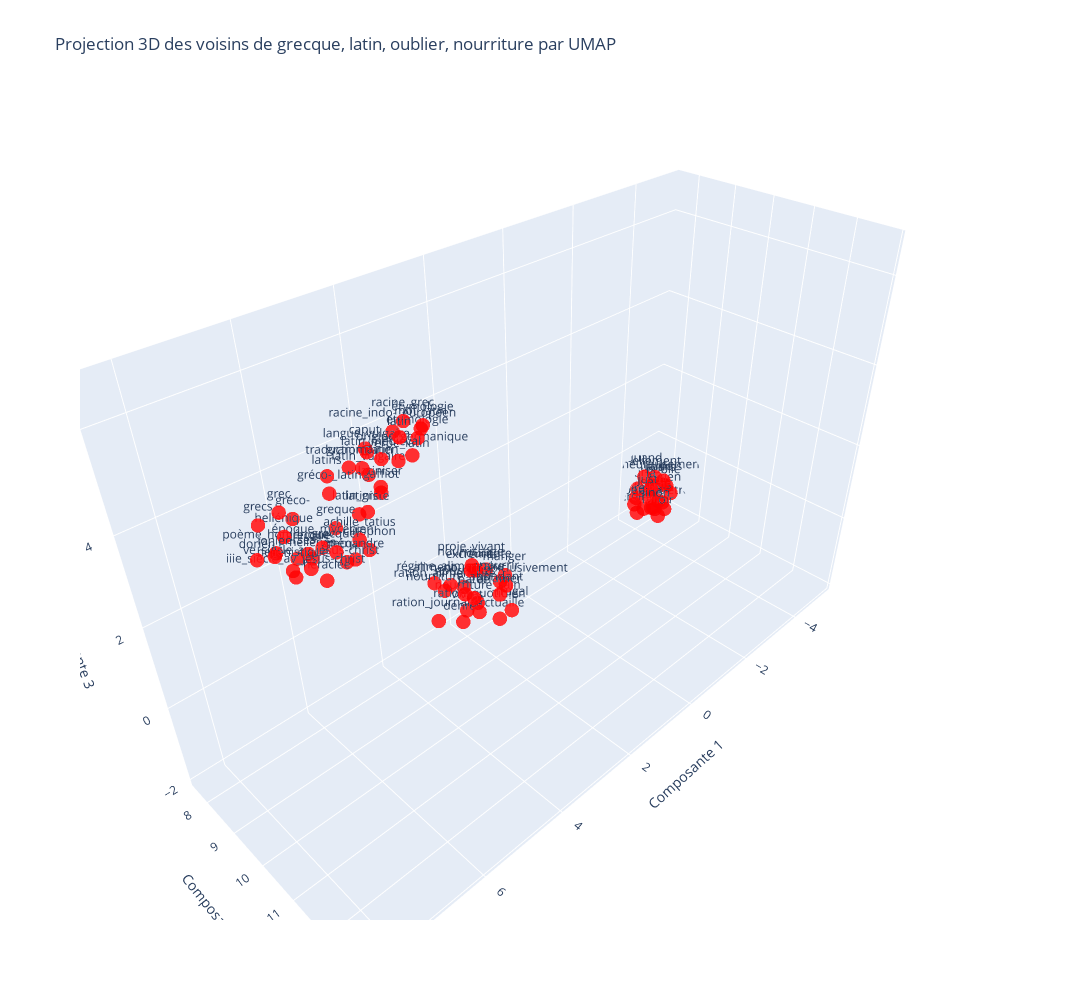

This figure's notebook cell:
### Code cell
# Question 4c
display_dimred_neighbors(model, mots, n_components=3, topn=20, method='umap', n_neighbors=10)
# obtenons un cluster plus grand pour les mots 'latin' et 'grecque' avec cette méthode. Nous pourrions considérer que celui ci forme deux sous cluster distincts.
# Par exemple des noms d'auteurs et des concepts grammaticaux
#

### Figure 1 — Plotly figure (JSON) as saved in the notebook; plotly's stock layout.template omitted (floating-point values rounded to 4 significant figures)
{"data": [{"marker": {"color": "rgba(255, 0, 0, 0.8)", "size": 5}, "mode": "markers+text", "text": ["dire", "excrément", "là", "nourrir", "jamais", "lui", "régime_alimentaire", "ne", "vouloir", "latin_médiéval", "ve_siècle_av_jésus-christ", "ionien", "achille_tatius", "grecquer", "proie_vivant", "iiie_siècle_av_jésus-christ", "hellénistique", "latiniser", "pâtée", "époque_mycénien", "etymologie", "affamer", "verbe_latin", "aliment", "car", "latiniste", "origine_germanique", "toujours", "nouriture", "penser", "ration_quotidien", "gréco-", "peut-être", "caput", "nourriture_abondant", "racine_indo-_européen", "vivres", "hellénique", "nourriture", "héraclée", "mais", "pas", "latin", "grecques", "perses", "quand", "juste", "greque", "victuaille", "nourrir_exclusivement", "tellement", "rien", "étymologie", "racine_grec", "grec", "dorien", "croire", "heureusement", "frugal", "poème_homérique", "sinon", "grecque", "ménandre", "hellènes", "clitophon", "ration_alimentaire", "denrée", "gréco-_latin", "gaffiot", "traduction_latin", "falloir", "oublier", "grecs", "mot_latin", "langue_vulgaire", "latin_grec", "grammairien", "latins", "nourriture_sain", "manger", "latin_vulgaire", "ration_journalier", "nourrissage"], "textposition": "top center", "type": "scatter3d", "x": [-4.346, 5.317, -4.39, 5.043, -4.944, -4.502, 5.554, -4.812, -4.475, 6.213, 7.588, 8.136, 6.787, 7.27, 5.235, 7.931, 7.985, 6.34, 5.51, 7.134, 5.561, 5.254, 5.83, 5.719, -4.614, 6.379, 5.683, -4.827, 4.906, -4.45, 5.45, 7.601, -4.918, 6.13, 5.764, 5.716, 5.315, 7.901, 5.184, 7.405, -4.489, -4.477, 6.098, 6.883, 7.515, -4.429, -4.298, 6.865, 5.091, 5.134, -4.699, -4.772, 5.634, 5.711, 7.942, 8.306, -4.31, -4.67, 5.016, 7.863, -4.27, 7.571, 6.967, 7.248, 6.6, 5.64, 5.57, 7.183, 6.099, 6.437, -4.307, -5.066, 8.181, 5.663, 6.321, 6.379, 6.625, 6.802, 5.277, 4.514, 6.049, 5.928, 5.517], "y": [7.633, 12.41, 8.132, 12.65, 8.112, 7.58, 12.08, 8.208, 7.572, 11.56, 11.59, 11.71, 11.64, 11.79, 12.23, 11.78, 11.84, 11.65, 12.57, 11.19, 11.56, 12.87, 11.42, 11.89, 8.006, 11.3, 11.57, 7.819, 12.17, 7.881, 12.61, 11.34, 8.216, 11.05, 12.68, 11.18, 12.14, 11.6, 11.93, 11.65, 8.329, 8.174, 11.88, 11.37, 11.11, 7.848, 8.215, 11.17, 12.67, 12.88, 7.983, 8.486, 11.81, 11.46, 11.66, 11.53, 7.77, 8.297, 12.87, 11.2, 8.389, 11.55, 11.76, 11.06, 11.57, 12.03, 12.34, 11.68, 11.29, 11.05, 8.482, 8.107, 11.5, 11.79, 11.38, 11.06, 11.69, 11.04, 12.37, 12.18, 10.94, 12.19, 12.54], "z": [-1.715, 4.193, -1.007, 3.953, -1.14, -1.31, 3.847, -1.603, -1.595, 6.207, 5.042, 5.616, 5.145, 5.263, 4.139, 5.196, 5.369, 5.845, 3.85, 4.943, 6.271, 3.948, 5.942, 3.866, -1.776, 5.255, 6.039, -1.247, 3.836, -1.789, 3.558, 5.772, -1.862, 6.123, 4.141, 6.289, 3.22, 5.765, 3.506, 4.756, -1.331, -1.612, 6.65, 4.642, 4.911, -0.7608, -1.202, 5.148, 3.233, 4.061, -0.8316, -1.14, 6.618, 6.574, 6.209, 5.557, -1.906, -0.7847, 3.492, 5.248, -1.453, 5.272, 4.952, 4.742, 4.822, 3.754, 3.266, 6.151, 5.453, 5.937, -1.647, -1.218, 6.046, 6.571, 6.29, 5.091, 6.303, 5.955, 3.499, 3.506, 5.583, 3.413, 4.377]}], "layout": {"height": 1000, "scene": {"xaxis": {"title": {"text": "Composante 1"}}, "yaxis": {"title": {"text": "Composante 2"}}, "zaxis": {"title": {"text": "Composante 3"}}}, "showlegend": false, "title": {"text": "Projection 3D des voisins de grecque, latin, oublier, nourriture par UMAP"}, "width": 1200}}
